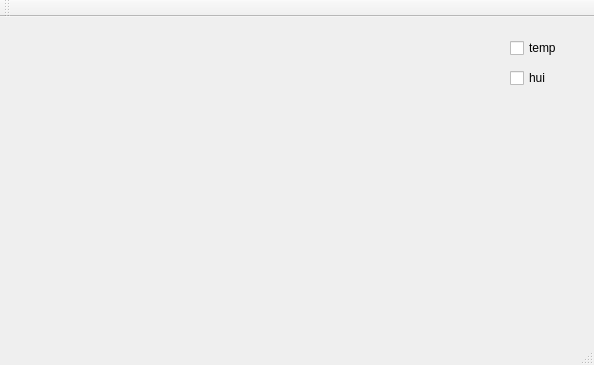
<?xml version="1.0" encoding="UTF-8"?>
<ui version="4.0">
 <class>MainWindow</class>
 <widget class="QMainWindow" name="MainWindow">
  <property name="geometry">
   <rect>
    <x>0</x>
    <y>0</y>
    <width>594</width>
    <height>365</height>
   </rect>
  </property>
  <property name="windowTitle">
   <string>MainWindow</string>
  </property>
  <widget class="QWidget" name="centralWidget">
   <widget class="QCustomPlot" name="widget" native="true">
    <property name="geometry">
     <rect>
      <x>30</x>
      <y>10</y>
      <width>451</width>
      <height>271</height>
     </rect>
    </property>
   </widget>
   <widget class="QCheckBox" name="checkBox_temp">
    <property name="geometry">
     <rect>
      <x>510</x>
      <y>20</y>
      <width>97</width>
      <height>22</height>
     </rect>
    </property>
    <property name="text">
     <string>temp</string>
    </property>
   </widget>
   <widget class="QCheckBox" name="checkBox_hui">
    <property name="geometry">
     <rect>
      <x>510</x>
      <y>50</y>
      <width>97</width>
      <height>22</height>
     </rect>
    </property>
    <property name="text">
     <string>hui</string>
    </property>
   </widget>
  </widget>
  <widget class="QMenuBar" name="menuBar">
   <property name="geometry">
    <rect>
     <x>0</x>
     <y>0</y>
     <width>594</width>
     <height>31</height>
    </rect>
   </property>
  </widget>
  <widget class="QToolBar" name="mainToolBar">
   <attribute name="toolBarArea">
    <enum>TopToolBarArea</enum>
   </attribute>
   <attribute name="toolBarBreak">
    <bool>false</bool>
   </attribute>
  </widget>
  <widget class="QStatusBar" name="statusBar"/>
 </widget>
 <layoutdefault spacing="6" margin="11"/>
 <customwidgets>
  <customwidget>
   <class>QCustomPlot</class>
   <extends>QWidget</extends>
   <header>qcustomplot.h</header>
   <container>1</container>
  </customwidget>
 </customwidgets>
 <resources/>
 <connections/>
</ui>
